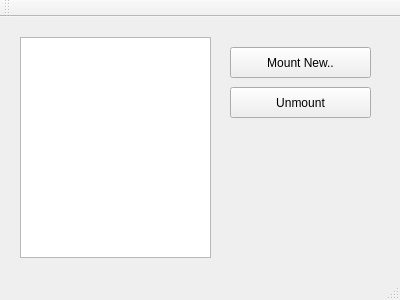
<?xml version="1.0" encoding="UTF-8"?>
<ui version="4.0">
 <class>FireDrive</class>
 <widget class="QMainWindow" name="FireDrive">
  <property name="geometry">
   <rect>
    <x>0</x>
    <y>0</y>
    <width>400</width>
    <height>300</height>
   </rect>
  </property>
  <property name="windowTitle">
   <string>FireDrive</string>
  </property>
  <widget class="QWidget" name="centralWidget">
   <widget class="QPushButton" name="pushButton">
    <property name="geometry">
     <rect>
      <x>230</x>
      <y>30</y>
      <width>141</width>
      <height>31</height>
     </rect>
    </property>
    <property name="text">
     <string>Mount New..</string>
    </property>
   </widget>
   <widget class="QListView" name="listView">
    <property name="geometry">
     <rect>
      <x>20</x>
      <y>20</y>
      <width>191</width>
      <height>221</height>
     </rect>
    </property>
   </widget>
   <widget class="QPushButton" name="pushButton_2">
    <property name="geometry">
     <rect>
      <x>230</x>
      <y>70</y>
      <width>141</width>
      <height>31</height>
     </rect>
    </property>
    <property name="text">
     <string>Unmount</string>
    </property>
   </widget>
  </widget>
  <widget class="QMenuBar" name="menuBar">
   <property name="geometry">
    <rect>
     <x>0</x>
     <y>0</y>
     <width>400</width>
     <height>19</height>
    </rect>
   </property>
  </widget>
  <widget class="QToolBar" name="mainToolBar">
   <attribute name="toolBarArea">
    <enum>TopToolBarArea</enum>
   </attribute>
   <attribute name="toolBarBreak">
    <bool>false</bool>
   </attribute>
  </widget>
  <widget class="QStatusBar" name="statusBar"/>
 </widget>
 <layoutdefault spacing="6" margin="11"/>
 <resources/>
 <connections>
  <connection>
   <sender>pushButton</sender>
   <signal>clicked()</signal>
   <receiver>FireDrive</receiver>
   <slot>_new_mnt()</slot>
   <hints>
    <hint type="sourcelabel">
     <x>289</x>
     <y>75</y>
    </hint>
    <hint type="destinationlabel">
     <x>270</x>
     <y>37</y>
    </hint>
   </hints>
  </connection>
  <connection>
   <sender>pushButton_2</sender>
   <signal>clicked()</signal>
   <receiver>FireDrive</receiver>
   <slot>_un_mnt()</slot>
   <hints>
    <hint type="sourcelabel">
     <x>286</x>
     <y>109</y>
    </hint>
    <hint type="destinationlabel">
     <x>271</x>
     <y>170</y>
    </hint>
   </hints>
  </connection>
 </connections>
 <slots>
  <slot>_new_mnt()</slot>
  <slot>_init()</slot>
  <slot>_un_mnt()</slot>
 </slots>
</ui>
